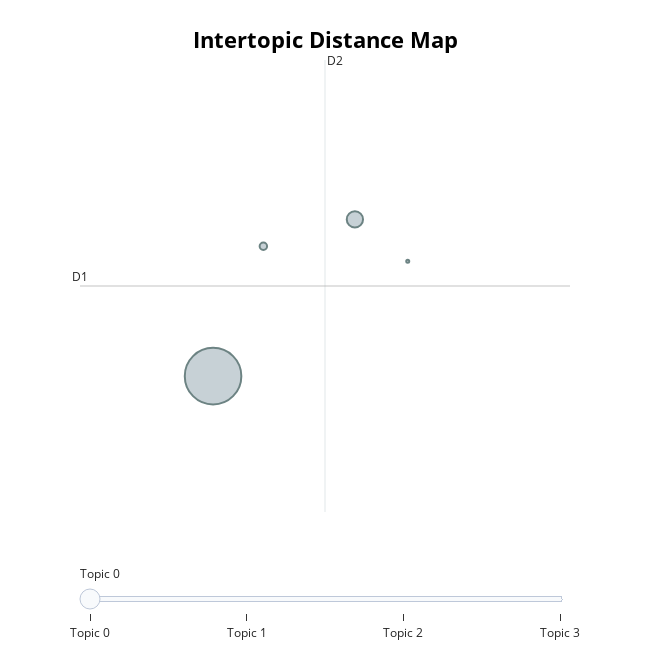

The cell this chart's notebook holds for it:
### Markdown cell above
BERT Topic Model

### Code cell
umap_model5 = UMAP(random_state=42)

topic_model5 = BERTopic(umap_model=umap_model5, language="english", calculate_probabilities=True, top_n_words=10, min_topic_size=20)

topics5, probs5 = topic_model5.fit_transform(list(df5.review_text))

topic_model5.visualize_topics()

### Figure 1 — Plotly figure (JSON) as saved in the notebook; plotly's stock layout.template omitted (floating-point values rounded to 4 significant figures)
{"data": [{"customdata": [[0, "great | food | place | good | service", 7748], [1, "mexican | ticos | food | salsa | barrio", 641], [2, "golf | fun | topgolf | time | bay", 135], [3, "flats | iguana | hot | sauce | love", 22]], "hovertemplate": "<b>Topic %{customdata[0]}</b><br>%{customdata[1]}<br>Size: %{customdata[2]}", "legendgroup": "", "marker": {"color": "#B0BEC5", "line": {"color": "DarkSlateGrey", "width": 2}, "size": [7748, 641, 135, 22], "sizemode": "area", "sizeref": 4.843, "symbol": "circle"}, "mode": "markers", "name": "", "orientation": "v", "showlegend": false, "type": "scatter", "x": [6.799, 7.886, 7.185, 8.291], "xaxis": "x", "y": [17.02, 19.96, 19.46, 19.17], "yaxis": "y"}], "layout": {"annotations": [{"showarrow": false, "text": "D1", "x": 5.779, "y": 18.71, "yshift": 10}, {"showarrow": false, "text": "D2", "x": 7.657, "xshift": 10, "y": 22.95}], "height": 650, "hoverlabel": {"bgcolor": "white", "font": {"family": "Rockwell", "size": 16}}, "legend": {"itemsizing": "constant", "tracegroupgap": 0}, "margin": {"t": 60}, "shapes": [{"line": {"color": "#CFD8DC", "width": 2}, "type": "line", "x0": 7.657, "x1": 7.657, "y0": 14.46, "y1": 22.95}, {"line": {"color": "#9E9E9E", "width": 2}, "type": "line", "x0": 5.779, "x1": 9.535, "y0": 18.71, "y1": 18.71}], "sliders": [{"active": 0, "pad": {"t": 50}, "steps": [{"args": [{"marker.color": [["red", "#B0BEC5", "#B0BEC5", "#B0BEC5"]]}], "label": "Topic 0", "method": "update"}, {"args": [{"marker.color": [["#B0BEC5", "red", "#B0BEC5", "#B0BEC5"]]}], "label": "Topic 1", "method": "update"}, {"args": [{"marker.color": [["#B0BEC5", "#B0BEC5", "red", "#B0BEC5"]]}], "label": "Topic 2", "method": "update"}, {"args": [{"marker.color": [["#B0BEC5", "#B0BEC5", "#B0BEC5", "red"]]}], "label": "Topic 3", "method": "update"}]}], "title": {"font": {"color": "Black", "size": 22}, "text": "<b>Intertopic Distance Map</b>", "x": 0.5, "xanchor": "center", "y": 0.95, "yanchor": "top"}, "width": 650, "xaxis": {"anchor": "y", "domain": [0, 1], "range": [5.779, 9.535], "title": {"text": ""}, "visible": false}, "yaxis": {"anchor": "x", "domain": [0, 1], "range": [14.46, 22.95], "title": {"text": ""}, "visible": false}}}
